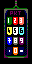

A 2D game scene composited from a Tiled map and its tileset images. What follows is a short description and the map's XML, with every tile layer's data as written:
An orthogonal 4x8 tile map with 8x8 px tiles, 1 tile layer (background), 2 tilesets and 12 objects (12x pktd-boton).

<map version="1.0" orientation="orthogonal" renderorder="right-down" width="4" height="8" tilewidth="8" tileheight="8" nextobjectid="22">
 <tileset firstgid="1" name="tiles" tilewidth="8" tileheight="8" tilecount="32" columns="16">
  <image source="bg-tiles-pktd.png" width="128" height="16" />
 </tileset>
 <tileset firstgid="33" name="collision" tilewidth="8" tileheight="8" tilecount="16" columns="16">
  <image source="bg-collision-masks.png" width="128" height="8" />
 </tileset>
 <layer name="background" width="4" height="8">
  <data encoding="csv">
1,2,3,1,
4,5,6,7,
8,9,10,11,
12,13,14,15,
16,17,18,19,
20,21,22,23,
24,25,26,27,
28,29,29,30
</data>
 </layer>
 <objectgroup name="Objects">
  <object id="10" name="pktd-boton" x="6" y="16" width="6" height="10">
   <properties>
    <property name="depth" type="int" value="72" />
    <property name="direction" value="front" />
    <property name="state" value="idle" />
   </properties>
  </object>
  <object id="11" name="pktd-boton" x="12" y="16" width="6" height="10">
   <properties>
    <property name="depth" type="int" value="72" />
    <property name="direction" value="front" />
    <property name="state" value="idle" />
   </properties>
  </object>
  <object id="12" name="pktd-boton" x="18" y="16" width="6" height="10">
   <properties>
    <property name="depth" type="int" value="72" />
    <property name="direction" value="front" />
    <property name="state" value="idle" />
   </properties>
  </object>
  <object id="13" name="pktd-boton" x="6" y="26" width="6" height="10">
   <properties>
    <property name="depth" type="int" value="72" />
    <property name="direction" value="front" />
    <property name="state" value="idle" />
   </properties>
  </object>
  <object id="14" name="pktd-boton" x="12" y="26" width="6" height="10">
   <properties>
    <property name="depth" type="int" value="72" />
    <property name="direction" value="front" />
    <property name="state" value="idle" />
   </properties>
  </object>
  <object id="15" name="pktd-boton" x="18" y="26" width="6" height="10">
   <properties>
    <property name="depth" type="int" value="72" />
    <property name="direction" value="front" />
    <property name="state" value="idle" />
   </properties>
  </object>
  <object id="16" name="pktd-boton" x="6" y="36" width="6" height="10">
   <properties>
    <property name="depth" type="int" value="72" />
    <property name="direction" value="front" />
    <property name="state" value="idle" />
   </properties>
  </object>
  <object id="17" name="pktd-boton" x="12" y="36" width="6" height="10">
   <properties>
    <property name="depth" type="int" value="72" />
    <property name="direction" value="front" />
    <property name="state" value="idle" />
   </properties>
  </object>
  <object id="18" name="pktd-boton" x="18" y="36" width="6" height="10">
   <properties>
    <property name="depth" type="int" value="72" />
    <property name="direction" value="front" />
    <property name="state" value="idle" />
   </properties>
  </object>
  <object id="19" name="pktd-boton" x="6" y="46" width="6" height="10">
   <properties>
    <property name="depth" type="int" value="72" />
    <property name="direction" value="front" />
    <property name="state" value="idle" />
   </properties>
  </object>
  <object id="20" name="pktd-boton" x="12" y="46" width="6" height="10">
   <properties>
    <property name="depth" type="int" value="72" />
    <property name="direction" value="front" />
    <property name="state" value="idle" />
   </properties>
  </object>
  <object id="21" name="pktd-boton" x="18" y="46" width="6" height="10">
   <properties>
    <property name="depth" type="int" value="72" />
    <property name="direction" value="front" />
    <property name="state" value="idle" />
   </properties>
  </object>
 </objectgroup>
</map>